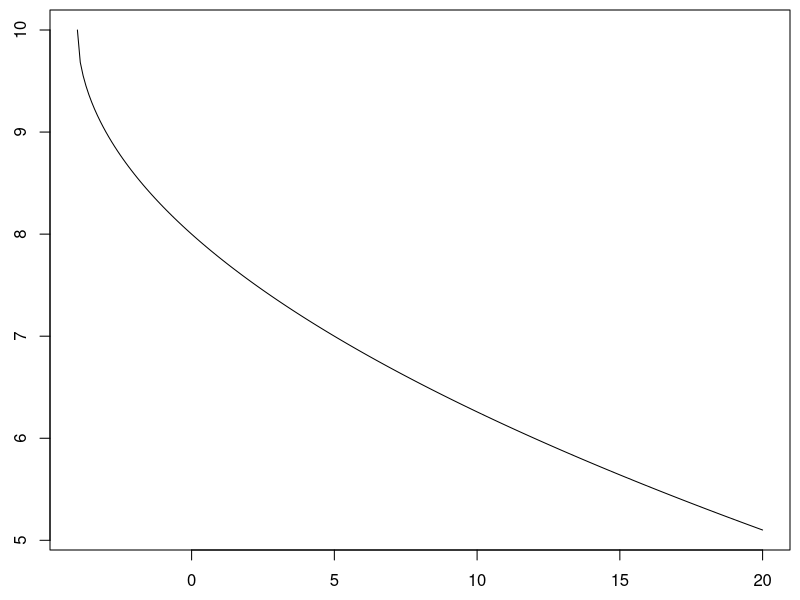
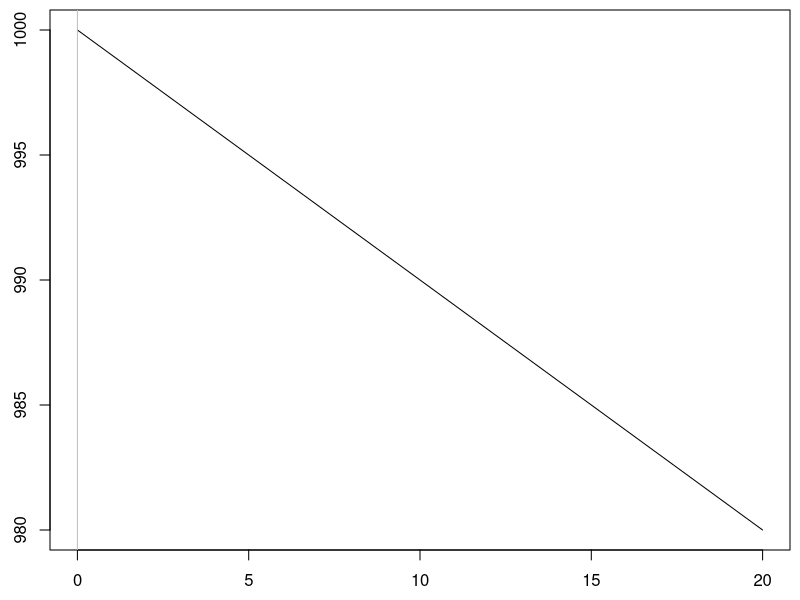

Write R code to recreate these figures, in order.
x <- seq(-4,20,0.1)
f <- function(x){10-sqrt(x+4)}
y <- f(x)
par(mar=c(2.5,2.5,0.5,0.5))
plot(x,y,type='l')

f(1)


p <- function(x,a=-1,b=5){
  a*x+b
}

x <- seq(0,20,0.1)
plot(x,p(x,-1,1000),type='l')
abline(h=0,col='gray')
abline(v=0,col='gray')

p(20)
